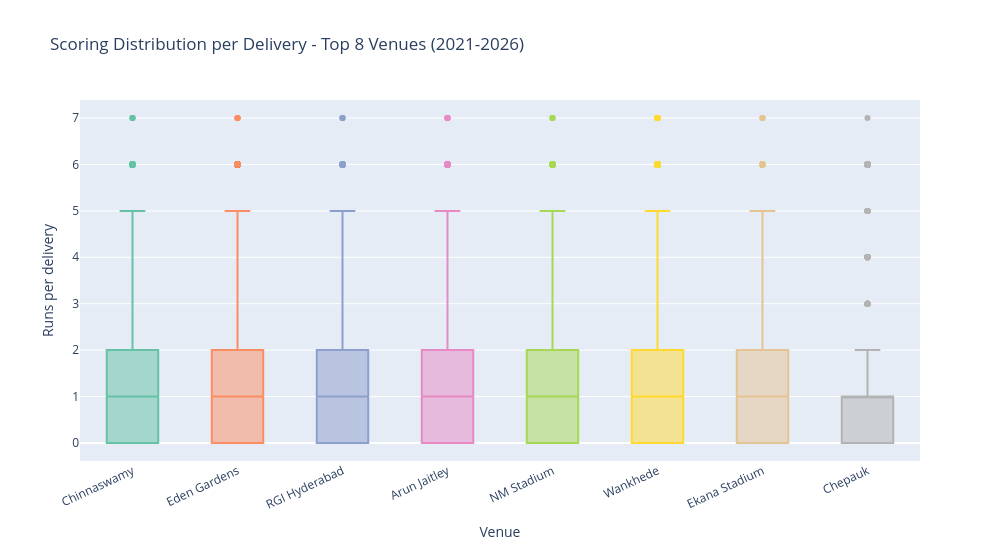

Notebook source saved alongside this figure:
### Markdown cell above
## Step 5 - Box Plot: Distribution of Scoring per Delivery

The bar chart above only shows the mean. Two venues can have the same mean run rate but behave very differently - one might be consistently moderate while the other swings between low-scoring and high-scoring matches. The box plot shows the full spread.

How to read a box plot:
- The box covers the middle 50% of values (25th to 75th percentile)
- The line inside the box is the median
- The whiskers extend to roughly 1.5 times the box width from either edge
- Dots outside the whiskers are outlier deliveries (boundaries, penalty extras)

### Code cell
# focus on the top 8 venues by match count for readability
top_venues = venue_stats.nlargest(8, 'matches')['venue'].tolist()

df_top = df_legal[df_legal['venue'].isin(top_venues)].copy()

# replace full venue names with short names for the chart
df_top['venue_short'] = df_top['venue'].map(venue_short).fillna(df_top['venue'])

# order venues by run rate (high to low) so the chart reads left-to-right = high-to-low scoring
venue_order = (
    results_df[results_df['venue'].isin(top_venues)]
    .sort_values('run_rate', ascending=False)['venue_short']
    .tolist()
)

fig2 = px.box(
    df_top,
    x='venue_short',
    y='total_runs',
    category_orders={'venue_short': venue_order},
    title='Scoring Distribution per Delivery - Top 8 Venues (2021-2026)',
    labels={'venue_short': 'Venue', 'total_runs': 'Runs per delivery'},
    color='venue_short',
    color_discrete_sequence=px.colors.qualitative.Set2
)

fig2.update_layout(
    width=1000,
    height=550,
    showlegend=False,
    xaxis=dict(tickangle=-25)
)

fig2.show()

### Figure 1 — Plotly figure (JSON) as saved in the notebook; plotly's stock layout.template omitted (floating-point values rounded to 4 significant figures; data arrays with more than 128 entries replaced by an {"elided": "..."} marker saying what was removed)
{"data": [{"alignmentgroup": "True", "hovertemplate": "Venue=%{x}<br>Runs per delivery=%{y}<extra></extra>", "legendgroup": "Chinnaswamy", "marker": {"color": "rgb(102,194,165)"}, "name": "Chinnaswamy", "notched": false, "offsetgroup": "Chinnaswamy", "orientation": "v", "showlegend": true, "type": "box", "x": {"elided": "5505 str values"}, "x0": " ", "xaxis": "x", "y": {"elided": "5505 int values"}, "y0": " ", "yaxis": "y"}, {"alignmentgroup": "True", "hovertemplate": "Venue=%{x}<br>Runs per delivery=%{y}<extra></extra>", "legendgroup": "Eden Gardens", "marker": {"color": "rgb(252,141,98)"}, "name": "Eden Gardens", "notched": false, "offsetgroup": "Eden Gardens", "orientation": "v", "showlegend": true, "type": "box", "x": {"elided": "6643 str values"}, "x0": " ", "xaxis": "x", "y": {"elided": "6643 int values"}, "y0": " ", "yaxis": "y"}, {"alignmentgroup": "True", "hovertemplate": "Venue=%{x}<br>Runs per delivery=%{y}<extra></extra>", "legendgroup": "RGI Hyderabad", "marker": {"color": "rgb(141,160,203)"}, "name": "RGI Hyderabad", "notched": false, "offsetgroup": "RGI Hyderabad", "orientation": "v", "showlegend": true, "type": "box", "x": {"elided": "5947 str values"}, "x0": " ", "xaxis": "x", "y": {"elided": "5947 int values"}, "y0": " ", "yaxis": "y"}, {"alignmentgroup": "True", "hovertemplate": "Venue=%{x}<br>Runs per delivery=%{y}<extra></extra>", "legendgroup": "Arun Jaitley", "marker": {"color": "rgb(231,138,195)"}, "name": "Arun Jaitley", "notched": false, "offsetgroup": "Arun Jaitley", "orientation": "v", "showlegend": true, "type": "box", "x": {"elided": "6951 str values"}, "x0": " ", "xaxis": "x", "y": {"elided": "6951 int values"}, "y0": " ", "yaxis": "y"}, {"alignmentgroup": "True", "hovertemplate": "Venue=%{x}<br>Runs per delivery=%{y}<extra></extra>", "legendgroup": "NM Stadium", "marker": {"color": "rgb(166,216,84)"}, "name": "NM Stadium", "notched": false, "offsetgroup": "NM Stadium", "orientation": "v", "showlegend": true, "type": "box", "x": {"elided": "9422 str values"}, "x0": " ", "xaxis": "x", "y": {"elided": "9422 int values"}, "y0": " ", "yaxis": "y"}, {"alignmentgroup": "True", "hovertemplate": "Venue=%{x}<br>Runs per delivery=%{y}<extra></extra>", "legendgroup": "Wankhede", "marker": {"color": "rgb(255,217,47)"}, "name": "Wankhede", "notched": false, "offsetgroup": "Wankhede", "orientation": "v", "showlegend": true, "type": "box", "x": {"elided": "13685 str values"}, "x0": " ", "xaxis": "x", "y": {"elided": "13685 int values"}, "y0": " ", "yaxis": "y"}, {"alignmentgroup": "True", "hovertemplate": "Venue=%{x}<br>Runs per delivery=%{y}<extra></extra>", "legendgroup": "Ekana Stadium", "marker": {"color": "rgb(229,196,148)"}, "name": "Ekana Stadium", "notched": false, "offsetgroup": "Ekana Stadium", "orientation": "v", "showlegend": true, "type": "box", "x": {"elided": "6626 str values"}, "x0": " ", "xaxis": "x", "y": {"elided": "6626 int values"}, "y0": " ", "yaxis": "y"}, {"alignmentgroup": "True", "hovertemplate": "Venue=%{x}<br>Runs per delivery=%{y}<extra></extra>", "legendgroup": "Chepauk", "marker": {"color": "rgb(179,179,179)"}, "name": "Chepauk", "notched": false, "offsetgroup": "Chepauk", "orientation": "v", "showlegend": true, "type": "box", "x": {"elided": "9562 str values"}, "x0": " ", "xaxis": "x", "y": {"elided": "9562 int values"}, "y0": " ", "yaxis": "y"}], "layout": {"boxmode": "overlay", "height": 550, "legend": {"title": {"text": "Venue"}, "tracegroupgap": 0}, "showlegend": false, "title": {"text": "Scoring Distribution per Delivery - Top 8 Venues (2021-2026)"}, "width": 1000, "xaxis": {"anchor": "y", "categoryarray": ["Chinnaswamy", "Eden Gardens", "RGI Hyderabad", "Arun Jaitley", "NM Stadium", "Wankhede", "Ekana Stadium", "Chepauk"], "categoryorder": "array", "domain": [0.0, 1.0], "tickangle": -25, "title": {"text": "Venue"}}, "yaxis": {"anchor": "x", "domain": [0.0, 1.0], "title": {"text": "Runs per delivery"}}}}
